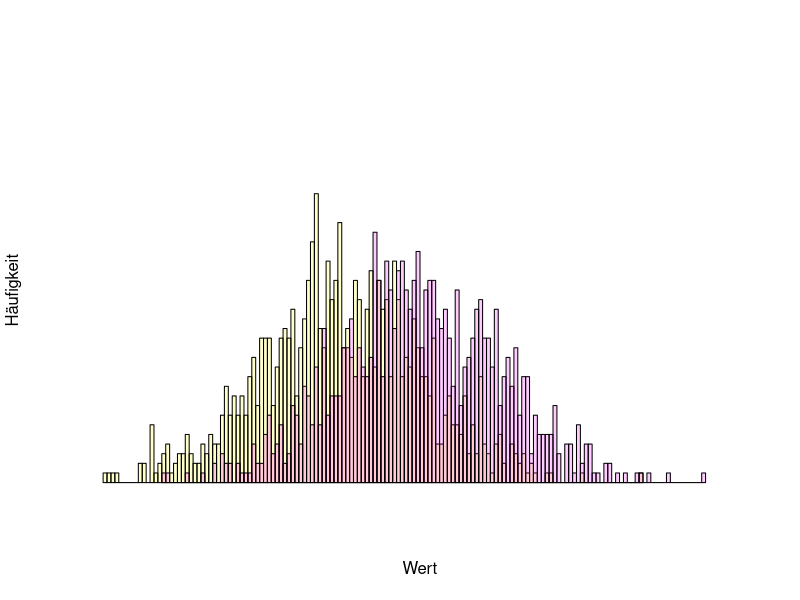
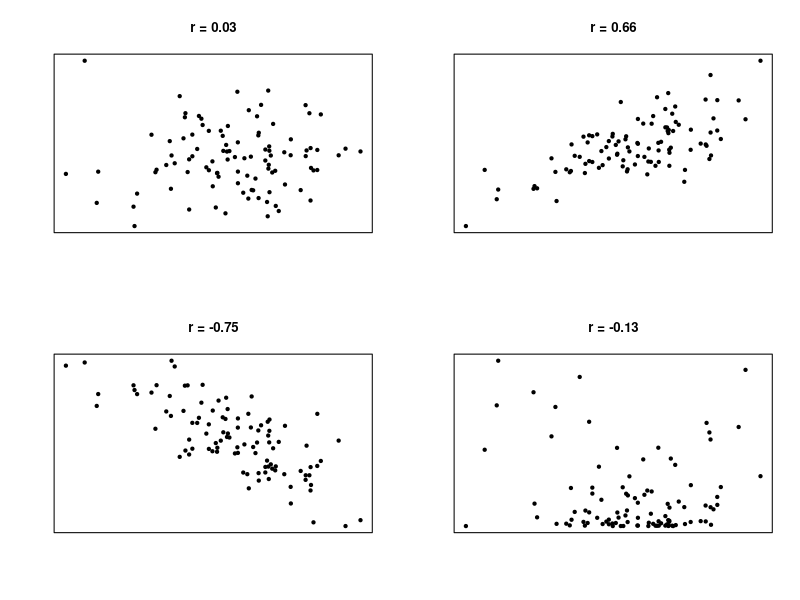
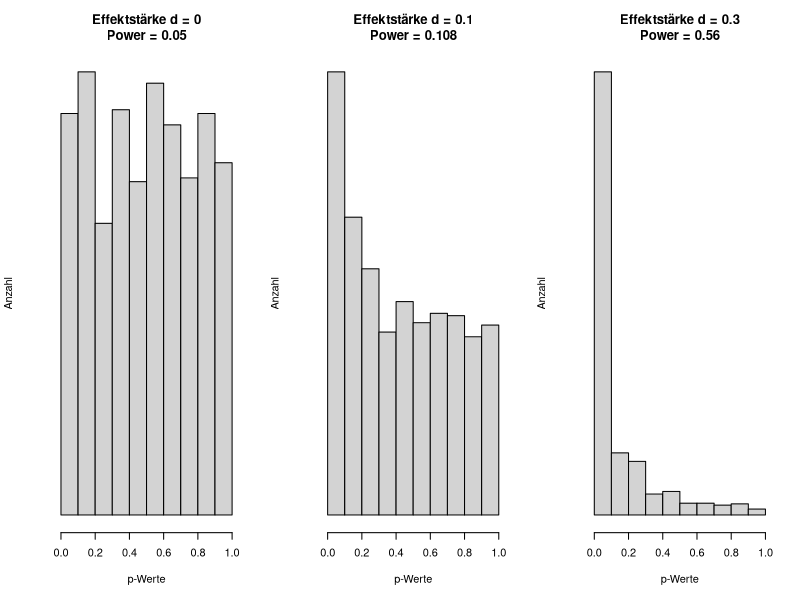
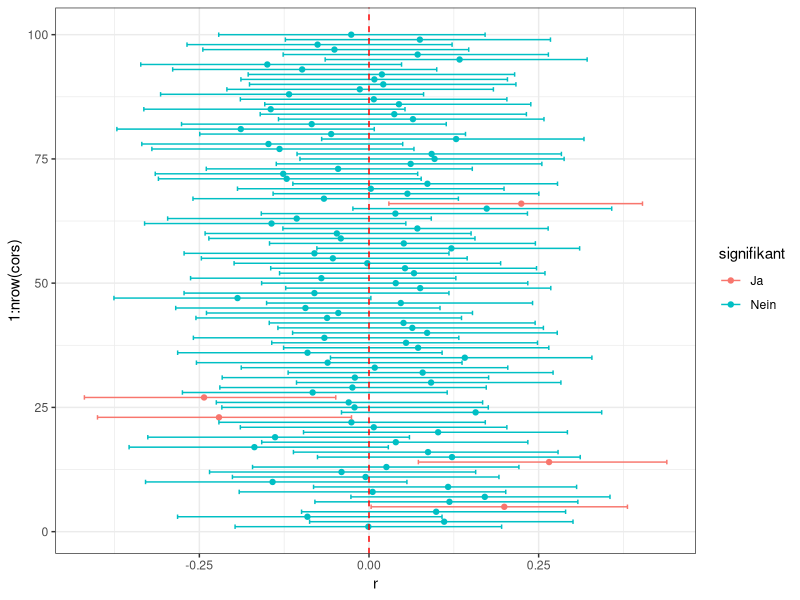
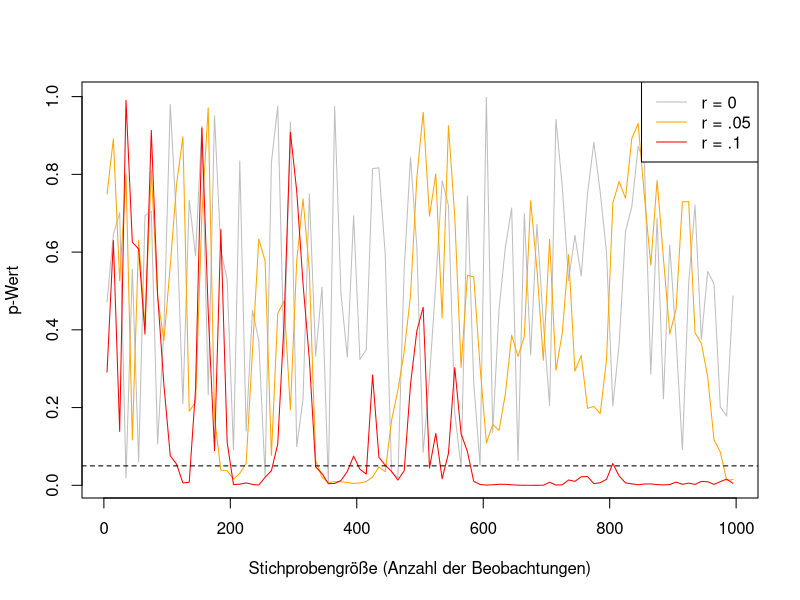

R code for these plots, in order:
## ---- chunk 1
#| code-fold: true
set.seed(1)
x <- rnorm(1000, mean = 0)
y <- rnorm(1000, mean = 1)
hist(x, xlim = c(-3, 5), col = rgb(1,1,0,.2), ylim = c(0, 40), breaks = 100, xaxt = "n", yaxt = "n"
     , xlab = "Wert", ylab = "Häufigkeit", main = "")
hist(y, add = T, col = rgb(1,0,1,.2), breaks = 100)

## ---- chunk 2
#| code-fold: true

layout(matrix(c(1, 1, 2, 2, 3, 3, 4, 4), nrow = 2, byrow = TRUE)) 
set.seed(42)
n <- 100

x1 <- rnorm(n)
y1 <- rnorm(n)
y2 <- x1+rnorm(n)
y3 <- -x1+rnorm(n)
y4 <- abs(x1+rnorm(n))^2

plot(x1, y1, main = paste("r = ", round(cor(x1, y1), 2), sep = "")
     , xaxt = 'n', yaxt = 'n', xlab = "", ylab = "", pch = 20)
plot(x1, y2, main = paste("r = ", round(cor(x1, y2), 2), sep = "")
     , xaxt = 'n', yaxt = 'n', xlab = "", ylab = "", pch = 20)
plot(x1, y3, main = paste("r = ", round(cor(x1, y3), 2), sep = "")
     , xaxt = 'n', yaxt = 'n', xlab = "", ylab = "", pch = 20)
plot(x1, y4, main = paste("r = ", round(cor(x1, y4), 2), sep = "")
     , xaxt = 'n', yaxt = 'n', xlab = "", ylab = "", pch = 20)

layout(1)

## ---- chunk 3
#| code-fold: true
# P-Value distribution ---------------------------------------------------- 
layout(matrix(c(1,2,3), nrow = 1)) 

effects <- c(0, .1, .3) 

for (i in effects) { 
  effect <- i 
  n <- 100 
  pvalues <- (replicate(1000, t.test(rnorm(100), rnorm(100, i))$p.value)) 
  power <- round(pwr::pwr.t.test(n = n, d = i, power = NULL, alternative = "two.sided")$power, 3) 
  
  hist(pvalues
       , xlab = "p-Werte"
       , ylab = "Anzahl"
       , main = paste("Effektstärke d = ", i, "\nPower = ", power, sep = "") 
       , xlim = c(0, 1)
       , yaxt = 'n') 
  } 

layout(1)
## ---- chunk 4
#| code-fold: true
library(ggplot2)
# mean(replicate(1000, mean(replicate(6, cor.test(rnorm(50), rnorm(50))$p.value) < .05) > 0)) # 26.7%
set.seed(1)
n <- 100
ncors <- 100

cors <- data.frame(    "r" = NULL
                   , "lcl" = NULL
                   , "ucl" = NULL)
for (i in 1:ncors) {
 cortest_temp <- cor.test(rnorm(n), rnorm(n))
 r_temp <- cortest_temp$estimate
 lcl_temp <- cortest_temp$conf.int[1]
 ucl_temp <- cortest_temp$conf.int[2]
 
 cors <- rbind(cors, c(r_temp, lcl_temp, ucl_temp))
 # rm(c(r_temp, lcl_temp, ucl_temp))
}

names(cors) <- c("r", "lcl", "ucl")
cors$signifikant <- ifelse(cors$ucl < 0 | cors$lcl > 0, "Ja", "Nein")

ggplot(cors, aes(x = r, y = 1:nrow(cors), col = signifikant)) + geom_point() +
  geom_errorbar(aes(xmin = lcl, xmax = ucl)) +
  theme_bw() +
  geom_vline(xintercept = 0, lty = 2, col = "red")

## ---- chunk 5
#| code-fold: true

# P-Value Convergence ----------------------------------------------------- 
imax <- seq(5, 1000, 10) 
p0 <- NULL 
p1 <- NULL 
p2 <- NULL 

for (i in imax) { 
  
  set.seed(42) 
  
  ds0 <- MASS::mvrnorm(n = i, mu = c(0,0), Sigma = matrix(c(1, 0, 0, 1), nrow = 2)) 
  ds1 <- MASS::mvrnorm(n = i, mu = c(0,0), Sigma = matrix(c(1, .05, .05, 1), nrow = 2)) 
  ds2 <- MASS::mvrnorm(n = i, mu = c(0,0), Sigma = matrix(c(1, .1, .1, 1), nrow = 2)) 
  
  p0 <- c(p0, cor.test(ds0[, 1], ds0[, 2])$p.value) 
  p1 <- c(p1, cor.test(ds1[, 1], ds1[, 2])$p.value) 
  p2 <- c(p2, cor.test(ds2[, 1], ds2[, 2])$p.value) 
  
} 

plot( y = p0, x = imax, type = "l", col = "grey", xlab = "Stichprobengröße (Anzahl der Beobachtungen)", ylab = "p-Wert") 
lines(y = p1, x = imax, col = "orange") 
lines(y = p2, x = imax, col = "red") 
abline(h = .05, lty = 2)
legend("topright", c("r = 0", "r = .05", "r = .1"), col = c("grey", "orange", "red"), lty = 1)
